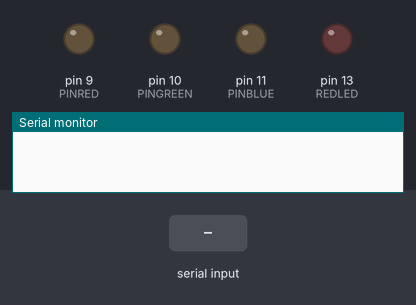
A sketch run on a simulated Arduino Uno, built with avr-gcc and run on an emulated ATmega328P. On the bench: output pins drawn as LEDs (lit = HIGH), the last lines printed to the serial monitor. The test bench sets the inputs (shaded band).

Above: at 1.2 s.
1.3 s: ")" received over the second serial link
At 2.7 s:
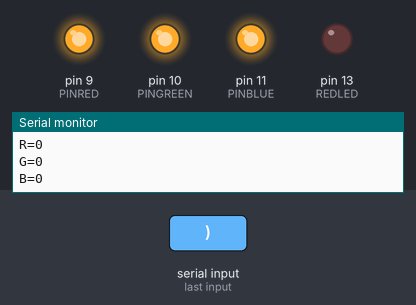
Timing chart, 0 to 4.3 s (numbered marks = the images above; inputs shaded):
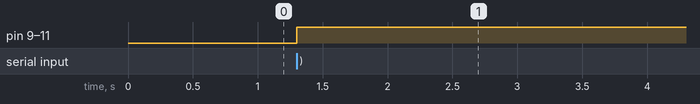

Measured:
- after the input at 1.3 s, pin 9 (PINRED), pin 10 (PINGREEN), pin 11 (PINBLUE): LOW → HIGH at once

The sketch:

rbgbluetooth.ino
```cpp
// done by T SAI RUTHVIK
// controlling an RGB LED from an Android phone using Bluetooth

#include <SoftwareSerial.h>
#include <Wire.h>//Include libraries: SoftwareSerial & Wire
SoftwareSerial BT(8,12); //Define PIN11 & PIN12 as RX and TX pins

//RGB LED Pins
int PINRED = 9;
int PINGREEN = 10;
int PINBLUE = 11;
//RED LED at Pin 13
int REDLED = 13;
String RGB = ""; //store RGB code from BT
String RGBPrevious = "255.255.255)"; //preserve previous RGB color for LED switch on/off, default White
String ON = "ON"; //Check if ON command is received
String OFF = "OFF"; //Check if OFF command is received
boolean RGBCompleted = false;

void setup() {
  Serial.begin(9600); //Arduino serial port baud rate：9600
  BT.begin(9600);//My HC-05 module default baud rate is 9600
  RGB.reserve(30);

  pinMode(REDLED, OUTPUT);
  //Set pin13 as output for LED,
  // this LED is on Arduino mini pro, not the RGB LED
}

void loop() {
  // put your main code here, to run repeatedly:

  //Read each character from Serial Port(Bluetooth)
  while(BT.available()){
    char ReadChar = (char)BT.read();

    // Right parentheses ) indicates complet of the string
    if(ReadChar == ')'){
      RGBCompleted = true;
    }else{
       RGB += ReadChar;
    }
  }

  //When a command code is received completely with ')' ending character
  if(RGBCompleted){
   //Print out debug info at Serial output window
      Serial.print("RGB:");
      Serial.print(RGB);
      Serial.print("     PreRGB:");
      Serial.println(RGBPrevious);

      if(RGB==ON){
          digitalWrite(13,HIGH);
          RGB = RGBPrevious; //We only receive 'ON', so get previous RGB color back to turn LED on
          LightRGBLED();

      }else if(RGB==OFF){
          digitalWrite(13,LOW);
          RGB = "0.0.0)"; //Send OFF string to turn light off
          LightRGBLED();
      }else{
          //Turn the color according the color code from Bluetooth Serial Port
          LightRGBLED();
          RGBPrevious = RGB;
      }
      //Reset RGB String

      RGB = "";
      RGBCompleted = false;


  } //end if of check if RGB completed

} // end of loop

void LightRGBLED(){

  int SP1 = RGB.indexOf('.');
  int SP2 = RGB.indexOf('.', SP1+1);
  int SP3 = RGB.indexOf('.', SP2+1);
  String R = RGB.substring(0, SP1);
  String G = RGB.substring(SP1+1, SP2);
  String B = RGB.substring(SP2+1, SP3);

  //Print out debug info at Serial output window
  Serial.print("R=");
  Serial.println( constrain(R.toInt(),0,255));
  Serial.print("G=");
  Serial.println(constrain(G.toInt(),0,255));
  Serial.print("B=");
  Serial.println( constrain(B.toInt(),0,255));
  //Light up the LED with color code

//**2014-09-21
//Because these RGB LED are common anode (Common positive)
//So we need to take 255 to minus R,G,B value to get correct RGB color code
  analogWrite(PINRED,  (255-R.toInt()));
  analogWrite(PINGREEN, (255-G.toInt()));
  analogWrite(PINBLUE,  (255-B.toInt()));

}
```
